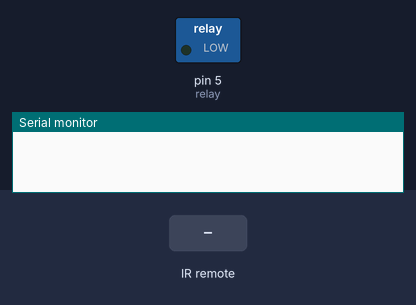
Bench run of a sketch on a simulated Arduino Uno, built with avr-gcc and run on an emulated ATmega328P. Parts: switched loads named in the sketch (green lamp = pin HIGH), the last lines printed to the serial monitor. The inputs (shaded band) are chosen by the test bench.

Above: at 1.2 s.
1.3 s: infrared code 0x80BF837C received
At 2.3 s:
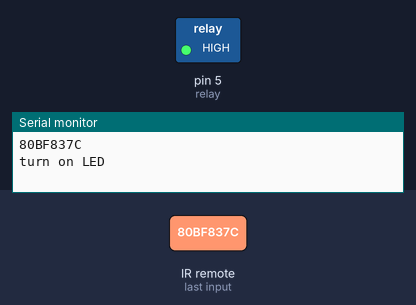
2.8 s: infrared code 0x80BF9966 received
At 3.5 s:
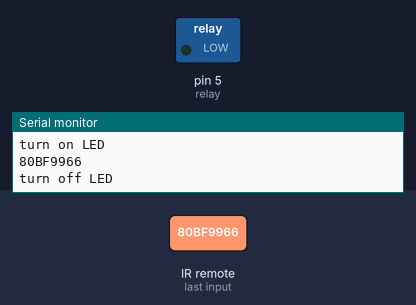
Timing chart, 0 to 5.8 s (numbered marks = the images above; inputs shaded):
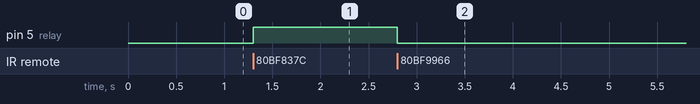

The sketch:

IRcontrol.ino
```cpp
#include <IRremote.h>

int RECV_PIN = 11;
int relay = 5;

IRrecv irrecv(RECV_PIN);

decode_results results;

void setup()
{
  Serial.begin(9600);
  irrecv.enableIRIn(); // Start the receiver
  pinMode(5,OUTPUT);

}

void loop() {
  if (irrecv.decode(&results)) {
    Serial.println(results.value, HEX);
    irrecv.resume(); // Receive the next value
    if(results.value==2160034684)
  {
  digitalWrite(12,1);                //点亮LED
   Serial.println("turn on LED"); //串口显示开灯
   digitalWrite(relay, HIGH);
  }
  else if(results.value==2160040294)
  {
   digitalWrite(12,0);            //熄灭LED
    Serial.println("turn off LED");    //串口显示关灯
    digitalWrite(relay, LOW);
  }

  }
}
```

Measured:
- after the input at 1.3 s, pin 5 (relay): LOW → HIGH at once
- after the input at 2.8 s, pin 5 (relay): HIGH → LOW at once
